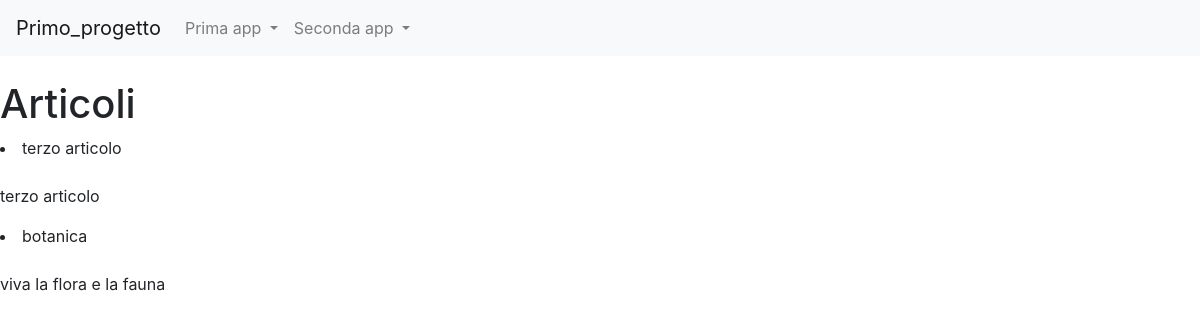
Page /news/lista_articoli/5 on the committed database.
### news/models.py (models this page shows, shortened)
class Articolo(models.Model):
    titolo = models.CharField(max_length=100)
    contenuto = models.TextField()
    giornalista= models.ForeignKey(Giornalista, on_delete=models.CASCADE, related_name="articoli")
    data= models.DateField(auto_now=True, blank=True)
    visualizzazioni= models.IntegerField(default=0, blank=True)
    class Meta:
        verbose_name = "Articolo"
        verbose_name_plural = "Articoli"

### news/views.py (the view)
# urls.py: path("lista_articoli/<int:pk>", lista_articoli_gionalisti, name="lista_articoli"),
def lista_articoli_gionalisti(request, pk=None):
    if(pk==None):
        articoli=Articolo.objects.all()
    else:
        articoli = Articolo.objects.filter(giornalista_id=pk)
    context = {
        'articoli': articoli,
        'pk': pk,
    }
    return render (request, 'lista_articoli.html', context)

### news/templates/lista_articoli.html (shortened to what this page needs)
{% extends 'base.html' %}
{% block content %}
<h1>Articoli</h1>
{% for articolo in articoli %}
    {% if pk %}
    <li>{{articolo.titolo}}</li>
    <br><p>{{articolo.contenuto}}</p>
    {% else %}
    <li>{{articolo.titolo}}</li>
    <br><p>{{articolo.contenuto}}</p>
{% endif %}
{% endfor %}
{% endblock content %}

### rows in the picture
Articolo: titolo "terzo articolo", contenuto "terzo articolo"
Articolo: titolo "botanica", contenuto "viva la flora e la fauna"
